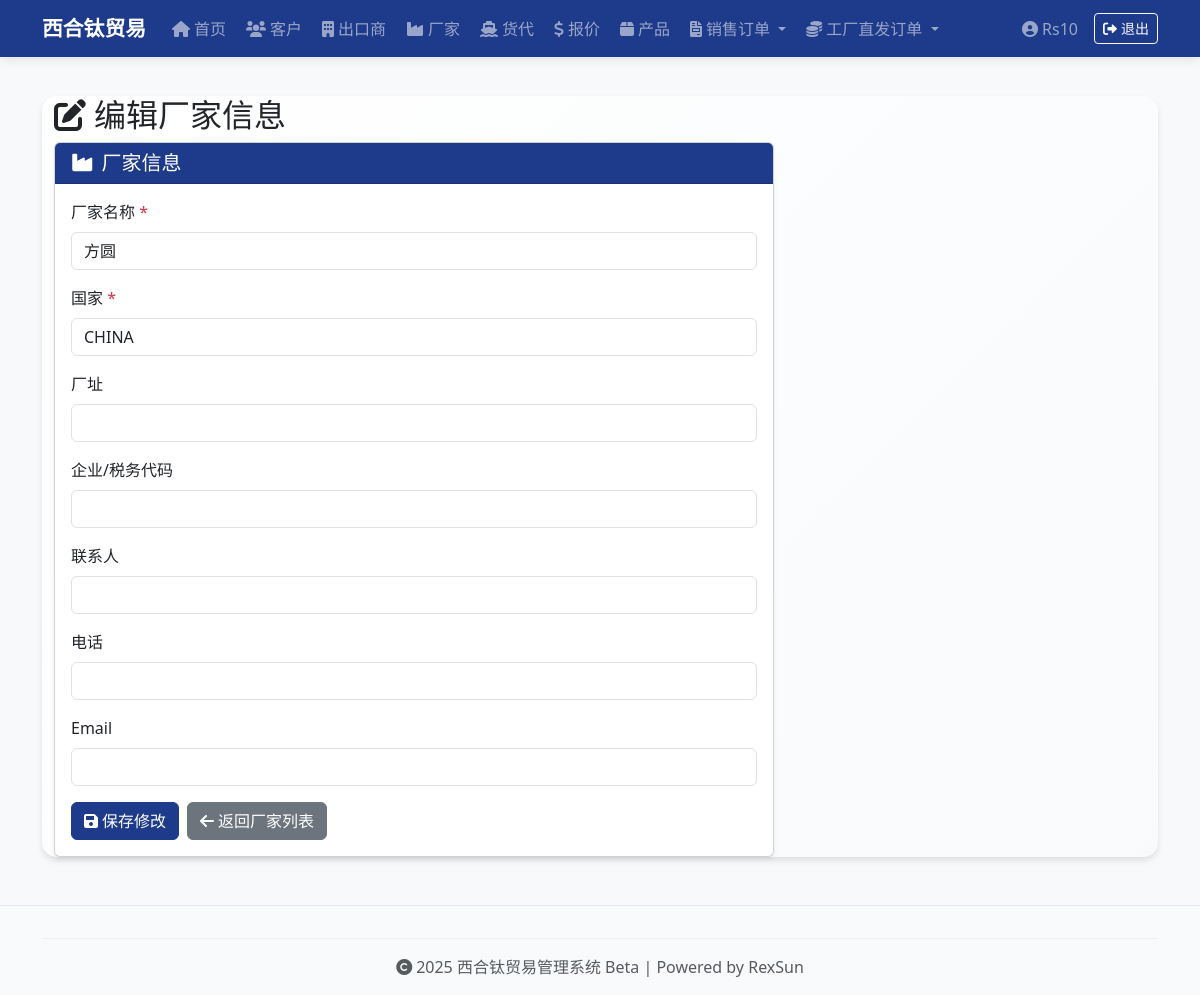
The app's page /edit-factory/1 (signed in) with its own data.
### app.py (models this page shows, shortened)
class User(UserMixin, db.Model):
    id = db.Column(db.Integer, primary_key=True)
    username = db.Column(db.String(50), unique=True, nullable=False)
    password_hash = db.Column(db.String(128), nullable=False)
    role = db.Column(db.String(20), default='admin')

class Factory(db.Model):
    id = db.Column(db.Integer, primary_key=True)
    code = db.Column(db.String(10), unique=True)
    name = db.Column(db.String(100), nullable=False)
    address = db.Column(db.String(200))
    tax_code = db.Column(db.String(100))
    country = db.Column(db.String(50), nullable=False)
    contact_person = db.Column(db.String(100))
    phone = db.Column(db.String(50))
    email = db.Column(db.String(100))

### app.py (the view, shortened to what this page needs)
@app.route('/edit-factory/<int:factory_id>', methods=['GET', 'POST'])
@login_required
def edit_factory(factory_id):
    factory = Factory.query.get_or_404(factory_id)
    return render_template('edit_factory.html', factory=factory)

### app.py (called while the page is built)
@login_manager.user_loader
def load_user(user_id):
    return User.query.get(int(user_id))

@app.before_request
def create_admin_users():
    if not hasattr(app, '_admin_created'):
        db.create_all()
        users = [
            ('Rs10', 'Rs10!)xht'),
            ('Bw18', 'Bw18!*xht'),
            ('Dd16', 'Dd16!^xht'),
        ]
        for username, pwd in users:
            if not User.query.filter_by(username=username).first():
                user = User(username=username)
                user.set_password(pwd)
                db.session.add(user)
        db.session.commit()
        app._admin_created = True

### templates/edit_factory.html (shortened to what this page needs)
{% extends 'base.html' %}
{% block content %}
<div class="container mt-4">
  <div class="row">
    <div class="col-md-8">
      <h2><i class="fas fa-edit me-2"></i>编辑厂家信息</h2>
    </div>
  </div>
  <div class="row">
    <div class="col-md-8">
      <div class="card shadow-sm">
        <div class="card-header bg-navy text-white">
          <h5 class="mb-0"><i class="fas fa-industry me-2"></i>厂家信息</h5>
        </div>
        <div class="card-body">
          <form method="post">
            <div class="mb-3">
              <label for="name" class="form-label">厂家名称 <span class="text-danger">*</span></label>
              <input type="text" class="form-control" id="name" name="name" value="{{ factory.name }}" required>
            </div>
            <div class="mb-3">
              <label for="country" class="form-label">国家 <span class="text-danger">*</span></label>
              <input type="text" class="form-control" id="country" name="country" value="{{ factory.country }}" required>
            </div>
            <div class="mb-3">
              <label for="address" class="form-label">厂址</label>
              <input type="text" class="form-control" id="address" name="address" value="{{ factory.address or '' }}">
            </div>
            <div class="mb-3">
              <label for="tax_code" class="form-label">企业/税务代码</label>
              <input type="text" class="form-control" id="tax_code" name="tax_code" value="{{ factory.tax_code or '' }}">
            </div>
            <div class="mb-3">
              <label for="contact_person" class="form-label">联系人</label>
              <input type="text" class="form-control" id="contact_person" name="contact_person" value="{{ factory.contact_person or '' }}">
            </div>
            <div class="mb-3">
              <label for="phone" class="form-label">电话</label>
              <input type="text" class="form-control" id="phone" name="phone" value="{{ factory.phone or '' }}">
            </div>
            <div class="mb-3">
              <label for="email" class="form-label">Email</label>
              <input type="email" class="form-control" id="email" name="email" value="{{ factory.email or '' }}">
            </div>
            <div class="d-flex gap-2">
              <button type="submit" class="btn btn-navy">
                <i class="fas fa-save me-1"></i>保存修改
              </button>
              <a href="{{ url_for('factories') }}" class="btn btn-secondary">
                <i class="fas fa-arrow-left me-1"></i>返回厂家列表
              </a>
            </div>
          </form>
        </div>
      </div>
    </div>
  </div>
</div>
{% endblock %}

### templates/base.html (shortened to what this page needs)
<!DOCTYPE html>
<html lang="zh-CN">
<head>
  <link href="https://cdn.jsdelivr.net/npm/bootstrap@5.3.0/dist/css/bootstrap.min.css" rel="stylesheet">
  <link href="https://cdnjs.cloudflare.com/ajax/libs/font-awesome/6.0.0/css/all.min.css" rel="stylesheet">
  <link href="{{ url_for('static', filename='style.css') }}" rel="stylesheet">
</head>
<body>
  {% if not (request.endpoint == 'login' or request.endpoint == 'static') %}
  <nav class="navbar navbar-expand-lg navbar-dark bg-navy fixed-top">
    <div class="container">
      <a class="navbar-brand fw-bold" href="/">
        西合钛贸易
      </a>
      <div class="collapse navbar-collapse" id="navbarNav">
        <ul class="navbar-nav me-auto mb-2 mb-lg-0">
          <li class="nav-item">
            <a class="nav-link" href="/">
              <i class="fas fa-home me-1"></i>首页
            </a>
          </li>
          <li class="nav-item">
            <a class="nav-link" href="/customers">
              <i class="fas fa-users me-1"></i>客户
            </a>
          </li>
          <li class="nav-item">
            <a class="nav-link" href="/exporters">
              <i class="fas fa-building me-1"></i>出口商
            </a>
          </li>
          <li class="nav-item">
            <a class="nav-link" href="/factories">
              <i class="fas fa-industry me-1"></i>厂家
            </a>
          </li>
          <li class="nav-item">
            <a class="nav-link" href="/freight-forwarders">
              <i class="fas fa-ship me-1"></i>货代
            </a>
          </li>
          <li class="nav-item">
            <a class="nav-link" href="/freight-quotes">
              <i class="fas fa-dollar-sign me-1"></i>报价
            </a>
          </li>
          <li class="nav-item">
            <a class="nav-link" href="/products">
              <i class="fas fa-box me-1"></i>产品
            </a>
          </li>
          <li class="nav-item dropdown">
            <a class="nav-link dropdown-toggle" href="#" id="salesOrderDropdown" role="button" data-bs-toggle="dropdown" aria-expanded="false">
              <i class="fas fa-file-invoice me-1"></i>销售订单
            </a>
          </li>
          <li class="nav-item dropdown">
            <a class="nav-link dropdown-toggle" href="#" id="commissionOrderDropdown" role="button" data-bs-toggle="dropdown" aria-expanded="false">
              <i class="fas fa-coins me-1"></i>工厂直发订单
            </a>
          </li>
        </ul>
        {% if current_user.is_authenticated %}
        <ul class="navbar-nav ms-auto">
          <li class="nav-item d-flex align-items-center">
            <span class="navbar-text me-3">
              <i class="fas fa-user-circle me-1"></i>{{ current_user.username }}
            </span>
          </li>
          <li class="nav-item d-flex align-items-center">
            <a class="btn btn-outline-light btn-sm" href="{{ url_for('logout') }}">
              <i class="fas fa-sign-out-alt me-1"></i>退出
            </a>
          </li>
        </ul>
        {% endif %}
      </div>
    </div>
  </nav>
  {% endif %}
  <div class="container mt-5 pt-4">
    <div class="content-card">
      {% block content %}
      {% endblock %}
    </div>
  </div>
  <footer class="footer text-center text-muted py-3 mt-5">
    <div class="container">
      <hr class="my-3">
      <p class="mb-0">
        <i class="fas fa-copyright me-1"></i>2025 西合钛贸易管理系统 Beta | Powered by RexSun
      </p>
    </div>
  </footer>
</body>
</html>

### static/style.css (style rules this page uses)
body { font-family: 'Segoe UI', Arial, sans-serif; background-color: #f8f9fa; }
.navbar { box-shadow: 0 2px 10px rgba(0,0,0,0.1); }
.content-card { margin-top: 20px; border-radius: 8px; box-shadow: 0 4px 12px rgba(0,0,0,0.05); }
.footer { margin-top: 50px; padding: 20px; background-color: #f8f9fa; border-top: 1px solid #e9ecef; }
.form-label { font-weight: 500; }
.text-danger { color: #dc3545 !important; }

### templates/base.html (style rules this page uses)
:root { --navy-blue: #1e3a8a; --light-navy: #3b82f6; --accent-color: #f59e0b; --light-gray: #f8fafc; --medium-gray: #e2e8f0; --dark-gray: #64748b; }
.bg-navy { background-color: var(--navy-blue) !important; }
.btn-navy { background-color: var(--navy-blue); border-color: var(--navy-blue); color: white; }
.navbar-brand { font-size: 1.3rem; transition: all 0.3s ease; }
.nav-link { transition: all 0.2s ease; border-radius: 6px; margin: 0 2px; }
.content-card { background: linear-gradient(135deg, #ffffff 0%, var(--light-gray) 100%); border-radius: 15px; box-shadow: 0 4px 6px rgba(0, 0, 0, 0.1); border: none; margin-bottom: 2rem; }
.footer { background-color: var(--light-gray); border-top: 1px solid var(--medium-gray); }
.footer hr { border-color: var(--medium-gray); opacity: 0.5; }
.content-card { animation: fadeIn 0.6s ease-out; }

### records on screen
User: username "Rs10"
Factory: name "方圆", country "CHINA"
